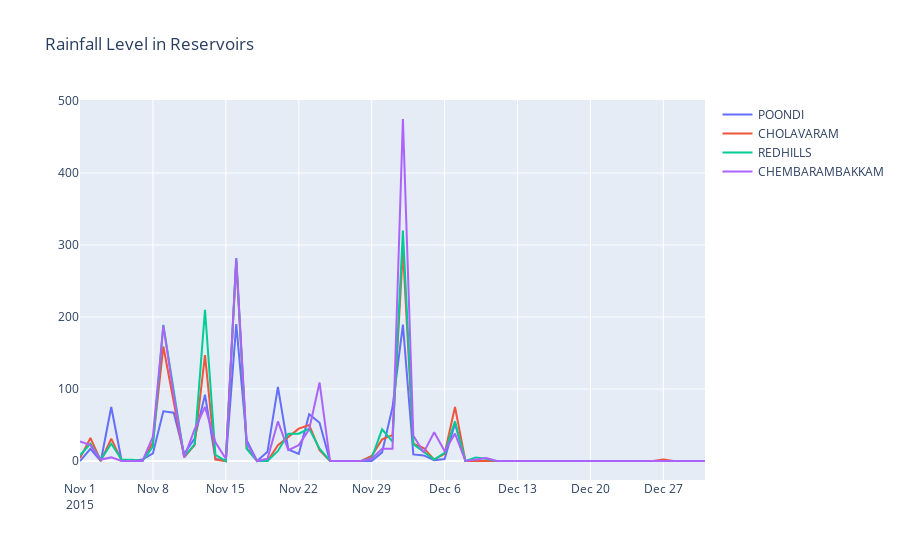

The code cell stored with this chart in its notebook:
### Markdown cell above
### 2015 rainfall

### Code cell
rainfall_2015=rain_df[(rain_df["year"]==2015)&((rain_df["month"]==11)|(rain_df["month"]==12))]

data=[(go.Scatter(x=rainfall_2015["Date"],y=rainfall_2015[i],mode="lines",name=i)) for i in rainfall_2015.columns[1:5]]

layout=go.Layout(title=dict(text="Rainfall Level in Reservoirs",))

fig=go.Figure(data=data,layout=layout)
pyo.iplot(fig)
